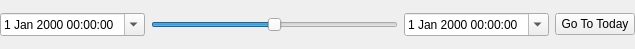
<?xml version="1.0" encoding="UTF-8"?>
<ui version="4.0">
 <class>TimelineSlider</class>
 <widget class="QWidget" name="TimelineSlinder">
  <property name="geometry">
   <rect>
    <x>0</x>
    <y>0</y>
    <width>635</width>
    <height>49</height>
   </rect>
  </property>
  <property name="windowTitle">
   <string>Form</string>
  </property>
  <layout class="QHBoxLayout" name="horizontalLayout">
   <property name="margin">
    <number>0</number>
   </property>
   <item>
    <widget class="QDateTimeEdit" name="startTime">
     <property name="calendarPopup">
      <bool>true</bool>
     </property>
    </widget>
   </item>
   <item>
    <widget class="QSlider" name="timeSlider">
     <property name="minimum">
      <number>-100</number>
     </property>
     <property name="maximum">
      <number>100</number>
     </property>
     <property name="pageStep">
      <number>0</number>
     </property>
     <property name="value">
      <number>0</number>
     </property>
     <property name="sliderPosition">
      <number>0</number>
     </property>
     <property name="orientation">
      <enum>Qt::Horizontal</enum>
     </property>
    </widget>
   </item>
   <item>
    <widget class="QDateTimeEdit" name="endTime">
     <property name="calendarPopup">
      <bool>true</bool>
     </property>
    </widget>
   </item>
   <item>
    <widget class="QPushButton" name="todayButton">
     <property name="text">
      <string>Go To Today</string>
     </property>
    </widget>
   </item>
  </layout>
 </widget>
 <resources/>
 <connections/>
</ui>
